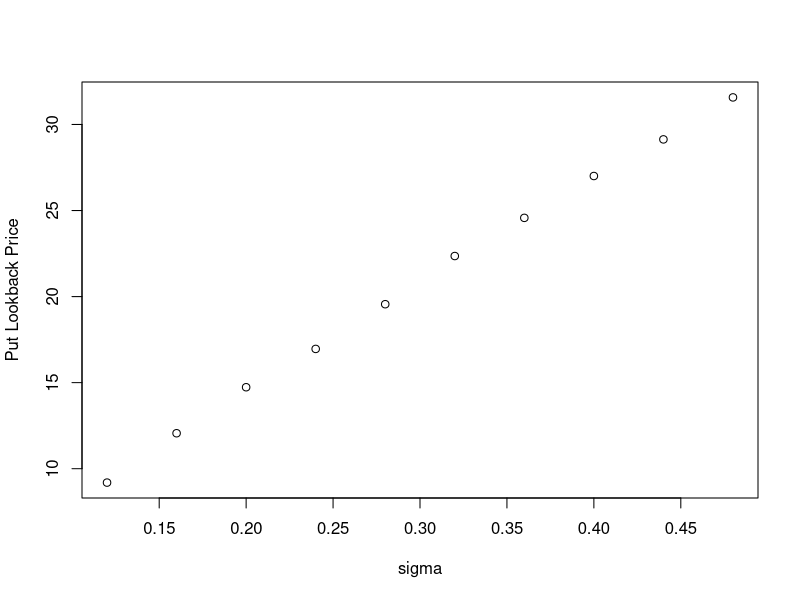

The R source for this figure:
S0 = 98;  
sigma = 0.12; 
r = 0.03;
K= 100;

T = 1;
h =500; 
Dt = T/h; 
n = 10000; # number of simulations
sigma = seq(from= 0.12, to = 0.48, by = 0.04)
result = matrix(nrow = 2, ncol = length(sigma))

for (i in 1:length(sigma)){
  ##### generate stock path #####
  onescol = matrix(data = 1,nrow = n, ncol = 1)
  ranmat = matrix(data = rnorm(n*h),nrow = n,ncol = h)  
  expranmat= exp((r-0.5*sigma[i]^2)*Dt+sigma[i]*sqrt(Dt)*ranmat)
  St = S0*cbind(onescol,t(apply(X = expranmat,MARGIN = 1, FUN = cumprod)))
  
  ##### payoff fixed strike loockback Put #####
  min.each.row = apply(St,1, min)
  Put.fixedK.lookback = exp(-r*T)*(pmax((K-min.each.row),0))
  Put.fixedK.lookback.price = mean(Put.fixedK.lookback)
  # s= sd(Put.fixedK.lookback)
  # Put.fixedK.lookback.price.upper = Put.fixedK.lookback.price + 1.96*s/sqrt(n)
  # Put.fixedK.lookback.price.lower = Put.fixedK.lookback.price - 1.96*s/sqrt(n)
  result[1,i] = sigma[i]
  result[2,i] = Put.fixedK.lookback.price
}

plot(x = result[1,],y = result[2,],type = "p",xlab = "sigma", ylab = "Put Lookback Price")
